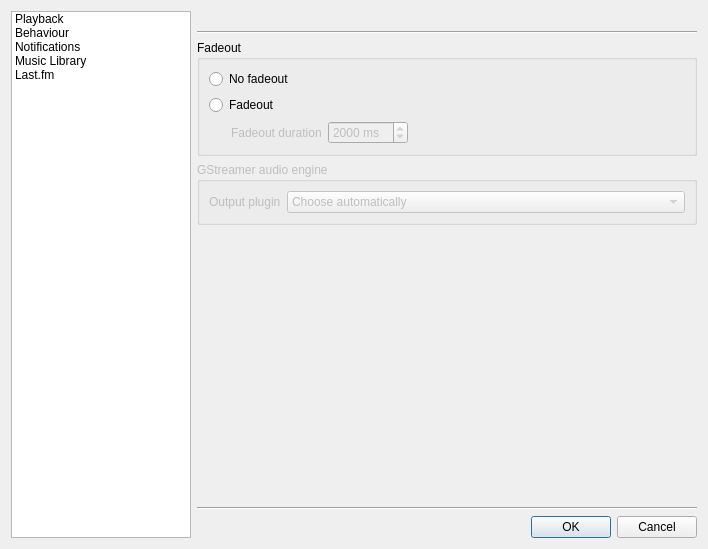
<?xml version="1.0" encoding="UTF-8"?>
<ui version="4.0">
 <class>SettingsDialog</class>
 <widget class="QDialog" name="SettingsDialog">
  <property name="geometry">
   <rect>
    <x>0</x>
    <y>0</y>
    <width>708</width>
    <height>549</height>
   </rect>
  </property>
  <property name="windowTitle">
   <string>Settings</string>
  </property>
  <layout class="QHBoxLayout" name="horizontalLayout_2">
   <item>
    <widget class="QListWidget" name="list">
     <property name="maximumSize">
      <size>
       <width>180</width>
       <height>16777215</height>
      </size>
     </property>
     <property name="iconSize">
      <size>
       <width>32</width>
       <height>32</height>
      </size>
     </property>
     <property name="movement">
      <enum>QListView::Static</enum>
     </property>
     <property name="spacing">
      <number>2</number>
     </property>
     <property name="viewMode">
      <enum>QListView::ListMode</enum>
     </property>
     <property name="uniformItemSizes">
      <bool>true</bool>
     </property>
     <property name="wordWrap">
      <bool>true</bool>
     </property>
     <property name="selectionRectVisible">
      <bool>true</bool>
     </property>
     <item>
      <property name="text">
       <string>Playback</string>
      </property>
      <property name="icon">
       <iconset>
        <normaloff>:/media-playback-start-32.png</normaloff>:/media-playback-start-32.png</iconset>
      </property>
     </item>
     <item>
      <property name="text">
       <string>Behaviour</string>
      </property>
      <property name="icon">
       <iconset>
        <normaloff>:/icon.png</normaloff>:/icon.png</iconset>
      </property>
     </item>
     <item>
      <property name="text">
       <string>Notifications</string>
      </property>
      <property name="icon">
       <iconset>
        <normaloff>:/lightbulb.png</normaloff>:/lightbulb.png</iconset>
      </property>
     </item>
     <item>
      <property name="text">
       <string>Music Library</string>
      </property>
      <property name="icon">
       <iconset>
        <normaloff>:/library.png</normaloff>:/library.png</iconset>
      </property>
     </item>
     <item>
      <property name="text">
       <string>Last.fm</string>
      </property>
      <property name="icon">
       <iconset>
        <normaloff>:/last.fm/as.png</normaloff>:/last.fm/as.png</iconset>
      </property>
     </item>
    </widget>
   </item>
   <item>
    <layout class="QVBoxLayout" name="verticalLayout_3">
     <item>
      <widget class="QLabel" name="title"/>
     </item>
     <item>
      <widget class="Line" name="line_2">
       <property name="orientation">
        <enum>Qt::Horizontal</enum>
       </property>
      </widget>
     </item>
     <item>
      <widget class="QStackedWidget" name="stacked_widget">
       <property name="currentIndex">
        <number>0</number>
       </property>
       <widget class="QWidget" name="playback_page">
        <layout class="QVBoxLayout" name="verticalLayout_2">
         <property name="margin">
          <number>0</number>
         </property>
         <item>
          <widget class="QGroupBox" name="groupBox">
           <property name="title">
            <string>Fadeout</string>
           </property>
           <layout class="QVBoxLayout" name="verticalLayout">
            <item>
             <widget class="QRadioButton" name="no_fadeout">
              <property name="text">
               <string>No fadeout</string>
              </property>
             </widget>
            </item>
            <item>
             <widget class="QRadioButton" name="fadeout">
              <property name="text">
               <string>Fadeout</string>
              </property>
             </widget>
            </item>
            <item>
             <layout class="QHBoxLayout" name="horizontalLayout">
              <item>
               <widget class="QLabel" name="label">
                <property name="enabled">
                 <bool>false</bool>
                </property>
                <property name="text">
                 <string>Fadeout duration</string>
                </property>
                <property name="indent">
                 <number>22</number>
                </property>
               </widget>
              </item>
              <item>
               <widget class="QSpinBox" name="fadeout_duration">
                <property name="enabled">
                 <bool>false</bool>
                </property>
                <property name="suffix">
                 <string> ms</string>
                </property>
                <property name="maximum">
                 <number>10000</number>
                </property>
                <property name="singleStep">
                 <number>1000</number>
                </property>
                <property name="value">
                 <number>2000</number>
                </property>
               </widget>
              </item>
              <item>
               <spacer name="horizontalSpacer">
                <property name="orientation">
                 <enum>Qt::Horizontal</enum>
                </property>
                <property name="sizeHint" stdset="0">
                 <size>
                  <width>40</width>
                  <height>20</height>
                 </size>
                </property>
               </spacer>
              </item>
             </layout>
            </item>
           </layout>
          </widget>
         </item>
         <item>
          <widget class="QGroupBox" name="gst_group">
           <property name="enabled">
            <bool>false</bool>
           </property>
           <property name="title">
            <string>GStreamer audio engine</string>
           </property>
           <layout class="QFormLayout" name="formLayout_3">
            <item row="0" column="0">
             <widget class="QLabel" name="label_7">
              <property name="text">
               <string>Output plugin</string>
              </property>
             </widget>
            </item>
            <item row="0" column="1">
             <widget class="QComboBox" name="gst_plugin">
              <item>
               <property name="text">
                <string>Choose automatically</string>
               </property>
              </item>
             </widget>
            </item>
           </layout>
          </widget>
         </item>
         <item>
          <spacer name="verticalSpacer">
           <property name="orientation">
            <enum>Qt::Vertical</enum>
           </property>
           <property name="sizeHint" stdset="0">
            <size>
             <width>20</width>
             <height>40</height>
            </size>
           </property>
          </spacer>
         </item>
        </layout>
       </widget>
       <widget class="QWidget" name="page">
        <layout class="QVBoxLayout" name="verticalLayout_9">
         <item>
          <widget class="QCheckBox" name="b_show_tray_icon_">
           <property name="text">
            <string>Show tray icon</string>
           </property>
           <property name="checked">
            <bool>true</bool>
           </property>
          </widget>
         </item>
         <item>
          <widget class="QGroupBox" name="groupBox_2">
           <property name="title">
            <string>When Clementine starts</string>
           </property>
           <layout class="QVBoxLayout" name="verticalLayout_8">
            <item>
             <widget class="QRadioButton" name="b_always_show_">
              <property name="text">
               <string>Always show the main window</string>
              </property>
             </widget>
            </item>
            <item>
             <widget class="QRadioButton" name="b_always_hide_">
              <property name="text">
               <string>Always hide the main window</string>
              </property>
             </widget>
            </item>
            <item>
             <widget class="QRadioButton" name="b_remember_">
              <property name="text">
               <string>Remember from last time</string>
              </property>
              <property name="checked">
               <bool>true</bool>
              </property>
             </widget>
            </item>
           </layout>
          </widget>
         </item>
         <item>
          <spacer name="verticalSpacer_2">
           <property name="orientation">
            <enum>Qt::Vertical</enum>
           </property>
           <property name="sizeHint" stdset="0">
            <size>
             <width>20</width>
             <height>290</height>
            </size>
           </property>
          </spacer>
         </item>
        </layout>
       </widget>
       <widget class="QWidget" name="notifications_page">
        <layout class="QVBoxLayout" name="verticalLayout_4">
         <item>
          <widget class="QLabel" name="label_2">
           <property name="text">
            <string>Clementine can show a message when the track changes.</string>
           </property>
          </widget>
         </item>
         <item>
          <widget class="QGroupBox" name="groupBox_4">
           <property name="title">
            <string>Notification type</string>
           </property>
           <layout class="QVBoxLayout" name="verticalLayout_7">
            <item>
             <widget class="QRadioButton" name="notifications_none">
              <property name="text">
               <string>Disabled</string>
              </property>
             </widget>
            </item>
            <item>
             <widget class="QRadioButton" name="notifications_native">
              <property name="text">
               <string>Show a native desktop notification</string>
              </property>
             </widget>
            </item>
            <item>
             <widget class="QRadioButton" name="notifications_pretty">
              <property name="text">
               <string>Show a pretty OSD</string>
              </property>
             </widget>
            </item>
            <item>
             <widget class="QRadioButton" name="notifications_tray">
              <property name="text">
               <string>Show a popup from the system tray</string>
              </property>
             </widget>
            </item>
           </layout>
          </widget>
         </item>
         <item>
          <widget class="QGroupBox" name="notifications_general">
           <property name="title">
            <string>General settings</string>
           </property>
           <layout class="QVBoxLayout" name="verticalLayout_6">
            <item>
             <widget class="QWidget" name="notifications_options" native="true">
              <layout class="QFormLayout" name="formLayout">
               <property name="margin">
                <number>0</number>
               </property>
               <item row="0" column="0">
                <widget class="QLabel" name="label_3">
                 <property name="text">
                  <string>Popup duration</string>
                 </property>
                </widget>
               </item>
               <item row="0" column="1">
                <widget class="QSpinBox" name="notifications_duration">
                 <property name="suffix">
                  <string> seconds</string>
                 </property>
                 <property name="minimum">
                  <number>1</number>
                 </property>
                 <property name="maximum">
                  <number>20</number>
                 </property>
                 <property name="value">
                  <number>5</number>
                 </property>
                </widget>
               </item>
              </layout>
             </widget>
            </item>
            <item>
             <widget class="QCheckBox" name="notifications_volume">
              <property name="text">
               <string>Show a notification when I change the volume</string>
              </property>
             </widget>
            </item>
            <item>
             <widget class="QCheckBox" name="notifications_art">
              <property name="text">
               <string>Include album art in the notification</string>
              </property>
             </widget>
            </item>
           </layout>
          </widget>
         </item>
         <item>
          <widget class="QGroupBox" name="notifications_pretty_group">
           <property name="title">
            <string>Pretty OSD options</string>
           </property>
           <layout class="QFormLayout" name="formLayout_2">
            <item row="0" column="0">
             <widget class="QLabel" name="label_4">
              <property name="text">
               <string>Background opacity</string>
              </property>
             </widget>
            </item>
            <item row="0" column="1">
             <widget class="QSlider" name="notifications_opacity">
              <property name="orientation">
               <enum>Qt::Horizontal</enum>
              </property>
             </widget>
            </item>
            <item row="1" column="0">
             <widget class="QLabel" name="label_5">
              <property name="text">
               <string>Background color</string>
              </property>
             </widget>
            </item>
            <item row="1" column="1">
             <widget class="QComboBox" name="notifications_bg_preset">
              <item>
               <property name="text">
                <string>Basic Blue</string>
               </property>
              </item>
              <item>
               <property name="text">
                <string>Clementine Orange</string>
               </property>
              </item>
              <item>
               <property name="text">
                <string>Custom...</string>
               </property>
              </item>
             </widget>
            </item>
            <item row="2" column="0">
             <widget class="QLabel" name="label_6">
              <property name="text">
               <string>Text color</string>
              </property>
             </widget>
            </item>
            <item row="2" column="1">
             <widget class="QPushButton" name="notifications_fg_choose">
              <property name="text">
               <string>Choose color...</string>
              </property>
             </widget>
            </item>
           </layout>
          </widget>
         </item>
         <item>
          <spacer name="verticalSpacer_3">
           <property name="orientation">
            <enum>Qt::Vertical</enum>
           </property>
           <property name="sizeHint" stdset="0">
            <size>
             <width>20</width>
             <height>286</height>
            </size>
           </property>
          </spacer>
         </item>
        </layout>
       </widget>
       <widget class="QWidget" name="library_page">
        <layout class="QHBoxLayout" name="horizontalLayout_3">
         <property name="margin">
          <number>0</number>
         </property>
         <item>
          <widget class="LibraryConfig" name="library_config" native="true"/>
         </item>
        </layout>
       </widget>
       <widget class="QWidget" name="lastfm_page">
        <layout class="QVBoxLayout" name="verticalLayout_5">
         <property name="margin">
          <number>0</number>
         </property>
         <item>
          <widget class="LastFMConfig" name="lastfm" native="true"/>
         </item>
        </layout>
       </widget>
      </widget>
     </item>
     <item>
      <widget class="Line" name="line">
       <property name="orientation">
        <enum>Qt::Horizontal</enum>
       </property>
      </widget>
     </item>
     <item>
      <widget class="QDialogButtonBox" name="buttonBox">
       <property name="standardButtons">
        <set>QDialogButtonBox::Cancel|QDialogButtonBox::Ok</set>
       </property>
      </widget>
     </item>
    </layout>
   </item>
  </layout>
 </widget>
 <customwidgets>
  <customwidget>
   <class>LibraryConfig</class>
   <extends>QWidget</extends>
   <header>libraryconfig.h</header>
   <container>1</container>
  </customwidget>
  <customwidget>
   <class>LastFMConfig</class>
   <extends>QWidget</extends>
   <header>lastfmconfig.h</header>
   <container>1</container>
  </customwidget>
 </customwidgets>
 <tabstops>
  <tabstop>list</tabstop>
  <tabstop>no_fadeout</tabstop>
  <tabstop>fadeout</tabstop>
  <tabstop>fadeout_duration</tabstop>
  <tabstop>notifications_none</tabstop>
  <tabstop>notifications_native</tabstop>
  <tabstop>notifications_pretty</tabstop>
  <tabstop>notifications_tray</tabstop>
  <tabstop>notifications_duration</tabstop>
  <tabstop>notifications_volume</tabstop>
  <tabstop>notifications_art</tabstop>
  <tabstop>notifications_opacity</tabstop>
  <tabstop>notifications_bg_preset</tabstop>
  <tabstop>notifications_fg_choose</tabstop>
  <tabstop>buttonBox</tabstop>
 </tabstops>
 <resources/>
 <connections>
  <connection>
   <sender>list</sender>
   <signal>currentRowChanged(int)</signal>
   <receiver>stacked_widget</receiver>
   <slot>setCurrentIndex(int)</slot>
   <hints>
    <hint type="sourcelabel">
     <x>82</x>
     <y>72</y>
    </hint>
    <hint type="destinationlabel">
     <x>307</x>
     <y>96</y>
    </hint>
   </hints>
  </connection>
  <connection>
   <sender>fadeout</sender>
   <signal>toggled(bool)</signal>
   <receiver>fadeout_duration</receiver>
   <slot>setEnabled(bool)</slot>
   <hints>
    <hint type="sourcelabel">
     <x>272</x>
     <y>108</y>
    </hint>
    <hint type="destinationlabel">
     <x>369</x>
     <y>132</y>
    </hint>
   </hints>
  </connection>
  <connection>
   <sender>fadeout</sender>
   <signal>toggled(bool)</signal>
   <receiver>label</receiver>
   <slot>setEnabled(bool)</slot>
   <hints>
    <hint type="sourcelabel">
     <x>248</x>
     <y>108</y>
    </hint>
    <hint type="destinationlabel">
     <x>264</x>
     <y>131</y>
    </hint>
   </hints>
  </connection>
  <connection>
   <sender>buttonBox</sender>
   <signal>accepted()</signal>
   <receiver>SettingsDialog</receiver>
   <slot>accept()</slot>
   <hints>
    <hint type="sourcelabel">
     <x>518</x>
     <y>524</y>
    </hint>
    <hint type="destinationlabel">
     <x>521</x>
     <y>545</y>
    </hint>
   </hints>
  </connection>
  <connection>
   <sender>buttonBox</sender>
   <signal>rejected()</signal>
   <receiver>SettingsDialog</receiver>
   <slot>reject()</slot>
   <hints>
    <hint type="sourcelabel">
     <x>324</x>
     <y>521</y>
    </hint>
    <hint type="destinationlabel">
     <x>322</x>
     <y>549</y>
    </hint>
   </hints>
  </connection>
 </connections>
</ui>
